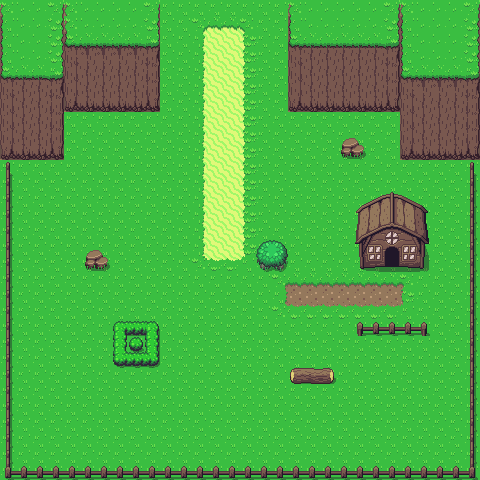

A level layout from a 2D game, rendered from its tile map. Below: a short description, then the map file with tile-grid data replaced by summaries:
An orthogonal 30x30 tile map with 16x16 px tiles, 4 tile layers (Ground, Bushes/Fences, House, Walls).

<map version="1.2" tiledversion="1.2.4" orientation="orthogonal" renderorder="right-down" width="30" height="30" tilewidth="16" tileheight="16" infinite="0" nextlayerid="8" nextobjectid="1">
 <tileset firstgid="1" source="random.tsx" />
 <layer id="1" name="Ground" width="30" height="30">
  <data>[900 cells, 900 non-empty, 19 distinct tile ids]</data>
 </layer>
 <layer id="5" name="Bushes/Fences" width="30" height="30">
  <data>[900 cells, 97 non-empty, 27 distinct tile ids]</data>
 </layer>
 <layer id="6" name="House" width="30" height="30">
  <data>[900 cells, 25 non-empty, 25 distinct tile ids]</data>
 </layer>
 <layer id="2" name="Walls" width="30" height="30">
  <data>[900 cells, 181 non-empty, 17 distinct tile ids]</data>
 </layer>
</map>
